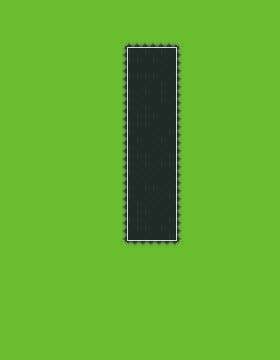

A 2D game scene composited from a Tiled map and its tileset images. What follows is a short description and the map's XML, with each tile layer's data collapsed to a summary:
An orthogonal 35x45 tile map with 8x8 px tiles, 2 tile layers (Road, Grass).

<map version="1.10" tiledversion="1.12.1" orientation="orthogonal" renderorder="right-down" width="35" height="45" tilewidth="8" tileheight="8" infinite="0" nextlayerid="3" nextobjectid="1">
 <editorsettings>
  <export target="test.tmj" format="json" />
 </editorsettings>
 <tileset firstgid="1" source="../tiles/basic.tsx" />
 <layer id="2" name="Road" width="35" height="45">
  <data>[1575 cells, 208 non-empty, 14 distinct tile ids]</data>
 </layer>
 <layer id="1" name="Grass" width="35" height="45">
  <data>[1575 cells, 1431 non-empty, 9 distinct tile ids]</data>
 </layer>
</map>
